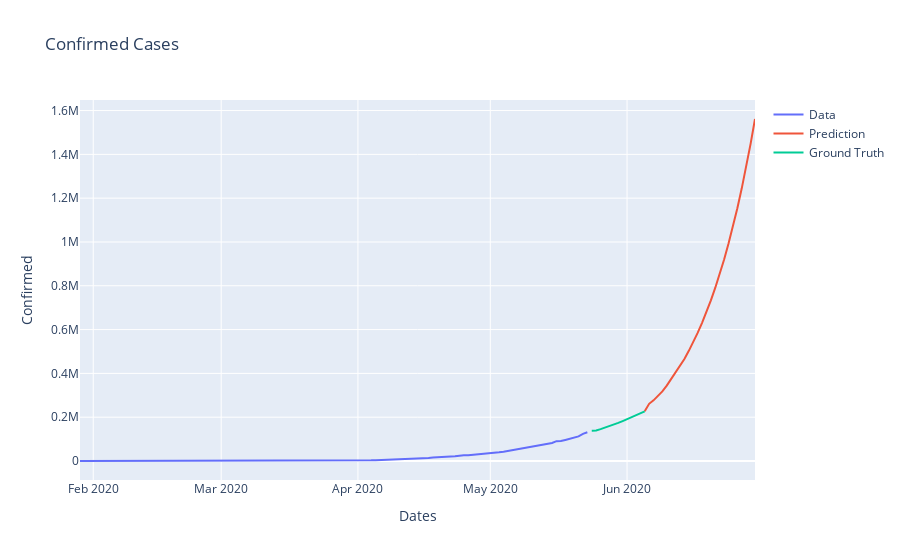

Notebook code for this chart:
### Code cell
# prediction = model.predict_generator(test_generator)

close_train = close_train.reshape((-1))
close_test = close_test.reshape((-1))
forecast = forecast.reshape((-1))

trace1 = go.Scatter(
    x = date_train,
    y = close_train,
    mode = 'lines',
    name = 'Data'
)
trace2 = go.Scatter(
    x = forecast_dates,
    y = forecast,
    mode = 'lines',
    name = 'Prediction'
)
trace3 = go.Scatter(
    x = date_test,
    y = close_test,
    mode='lines',
    name = 'Ground Truth'
)
layout = go.Layout(
    title = "Confirmed Cases",
    xaxis = {'title' : "Dates"},
    yaxis = {'title' : "Confirmed"}
)
fig = go.Figure(data=[trace1, trace2, trace3], layout=layout)
fig.show()
